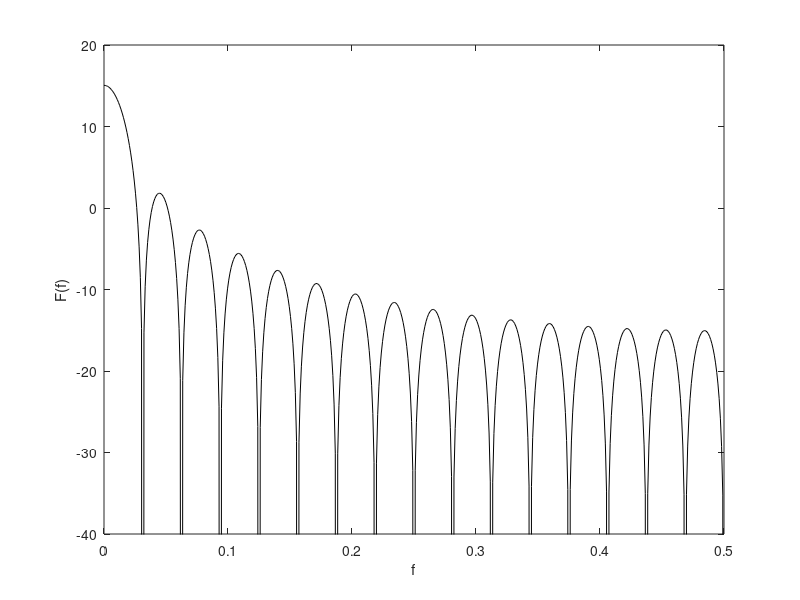

MATLAB code to generate this figure:
% % Fejer's kernel % %
f = linspace(0,1/2,513);
t = linspace(1,32,32);
F = 10*log10(1/32*abs(sum(exp(-j*2*pi*transpose(f).*t),2)).^2);
figure()
plot(f,F,'k')
xlim([0,1/2])
ylim([-40,20])
xlabel('f')
ylabel('F(f)')
